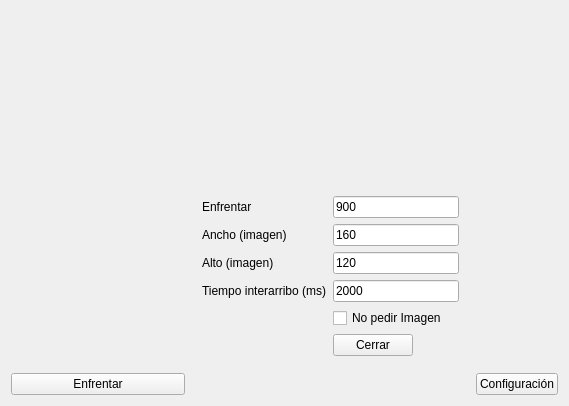
<?xml version="1.0" encoding="UTF-8"?>
<ui version="4.0">
 <class>Principal</class>
 <widget class="QWidget" name="Principal">
  <property name="geometry">
   <rect>
    <x>0</x>
    <y>0</y>
    <width>569</width>
    <height>406</height>
   </rect>
  </property>
  <property name="focusPolicy">
   <enum>Qt::StrongFocus</enum>
  </property>
  <property name="windowTitle">
   <string>Principal</string>
  </property>
  <layout class="QGridLayout" name="gridLayout">
   <item row="2" column="2">
    <widget class="QPushButton" name="pbConfiguracion">
     <property name="focusPolicy">
      <enum>Qt::NoFocus</enum>
     </property>
     <property name="text">
      <string>Configuración</string>
     </property>
    </widget>
   </item>
   <item row="2" column="1">
    <spacer name="horizontalSpacer">
     <property name="orientation">
      <enum>Qt::Horizontal</enum>
     </property>
     <property name="sizeHint" stdset="0">
      <size>
       <width>40</width>
       <height>20</height>
      </size>
     </property>
    </spacer>
   </item>
   <item row="0" column="1">
    <spacer name="verticalSpacer_2">
     <property name="orientation">
      <enum>Qt::Vertical</enum>
     </property>
     <property name="sizeHint" stdset="0">
      <size>
       <width>20</width>
       <height>40</height>
      </size>
     </property>
    </spacer>
   </item>
   <item row="1" column="2">
    <spacer name="verticalSpacer">
     <property name="orientation">
      <enum>Qt::Vertical</enum>
     </property>
     <property name="sizeHint" stdset="0">
      <size>
       <width>20</width>
       <height>40</height>
      </size>
     </property>
    </spacer>
   </item>
   <item row="1" column="0">
    <spacer name="horizontalSpacer_4">
     <property name="orientation">
      <enum>Qt::Horizontal</enum>
     </property>
     <property name="sizeHint" stdset="0">
      <size>
       <width>40</width>
       <height>20</height>
      </size>
     </property>
    </spacer>
   </item>
   <item row="1" column="1">
    <widget class="QWidget" name="wConfiguracion" native="true">
     <layout class="QGridLayout" name="gridLayout_2">
      <item row="0" column="0">
       <layout class="QGridLayout" name="layoutConfig">
        <item row="1" column="1" colspan="2">
         <widget class="QLineEdit" name="leAncho">
          <property name="text">
           <string>160</string>
          </property>
         </widget>
        </item>
        <item row="6" column="0">
         <spacer name="horizontalSpacer_2">
          <property name="orientation">
           <enum>Qt::Horizontal</enum>
          </property>
          <property name="sizeHint" stdset="0">
           <size>
            <width>40</width>
            <height>20</height>
           </size>
          </property>
         </spacer>
        </item>
        <item row="6" column="1">
         <widget class="QPushButton" name="pbCerrar">
          <property name="text">
           <string>Cerrar</string>
          </property>
         </widget>
        </item>
        <item row="2" column="1" colspan="2">
         <widget class="QLineEdit" name="leAlto">
          <property name="text">
           <string>120</string>
          </property>
         </widget>
        </item>
        <item row="3" column="0">
         <widget class="QLabel" name="lTiempoInterarribo">
          <property name="text">
           <string>Tiempo interarribo (ms)</string>
          </property>
         </widget>
        </item>
        <item row="3" column="1" colspan="2">
         <widget class="QLineEdit" name="leInterarribo">
          <property name="text">
           <string>2000</string>
          </property>
         </widget>
        </item>
        <item row="6" column="2">
         <spacer name="horizontalSpacer_3">
          <property name="orientation">
           <enum>Qt::Horizontal</enum>
          </property>
          <property name="sizeHint" stdset="0">
           <size>
            <width>40</width>
            <height>20</height>
           </size>
          </property>
         </spacer>
        </item>
        <item row="1" column="0">
         <widget class="QLabel" name="lAncho">
          <property name="text">
           <string>Ancho (imagen)</string>
          </property>
         </widget>
        </item>
        <item row="2" column="0">
         <widget class="QLabel" name="lAlto">
          <property name="text">
           <string>Alto (imagen)</string>
          </property>
         </widget>
        </item>
        <item row="4" column="1" colspan="2">
         <widget class="QCheckBox" name="cbNoImagen">
          <property name="text">
           <string>No pedir Imagen</string>
          </property>
          <property name="checked">
           <bool>false</bool>
          </property>
         </widget>
        </item>
        <item row="0" column="0">
         <widget class="QLabel" name="lEnfrentar">
          <property name="text">
           <string>Enfrentar</string>
          </property>
         </widget>
        </item>
        <item row="0" column="1" colspan="2">
         <widget class="QLineEdit" name="leEnfrentar">
          <property name="text">
           <string>900</string>
          </property>
         </widget>
        </item>
       </layout>
      </item>
     </layout>
    </widget>
   </item>
   <item row="2" column="0">
    <widget class="QPushButton" name="pbEnfrentar">
     <property name="text">
      <string>Enfrentar</string>
     </property>
    </widget>
   </item>
  </layout>
 </widget>
 <layoutdefault spacing="6" margin="11"/>
 <resources/>
 <connections/>
</ui>
